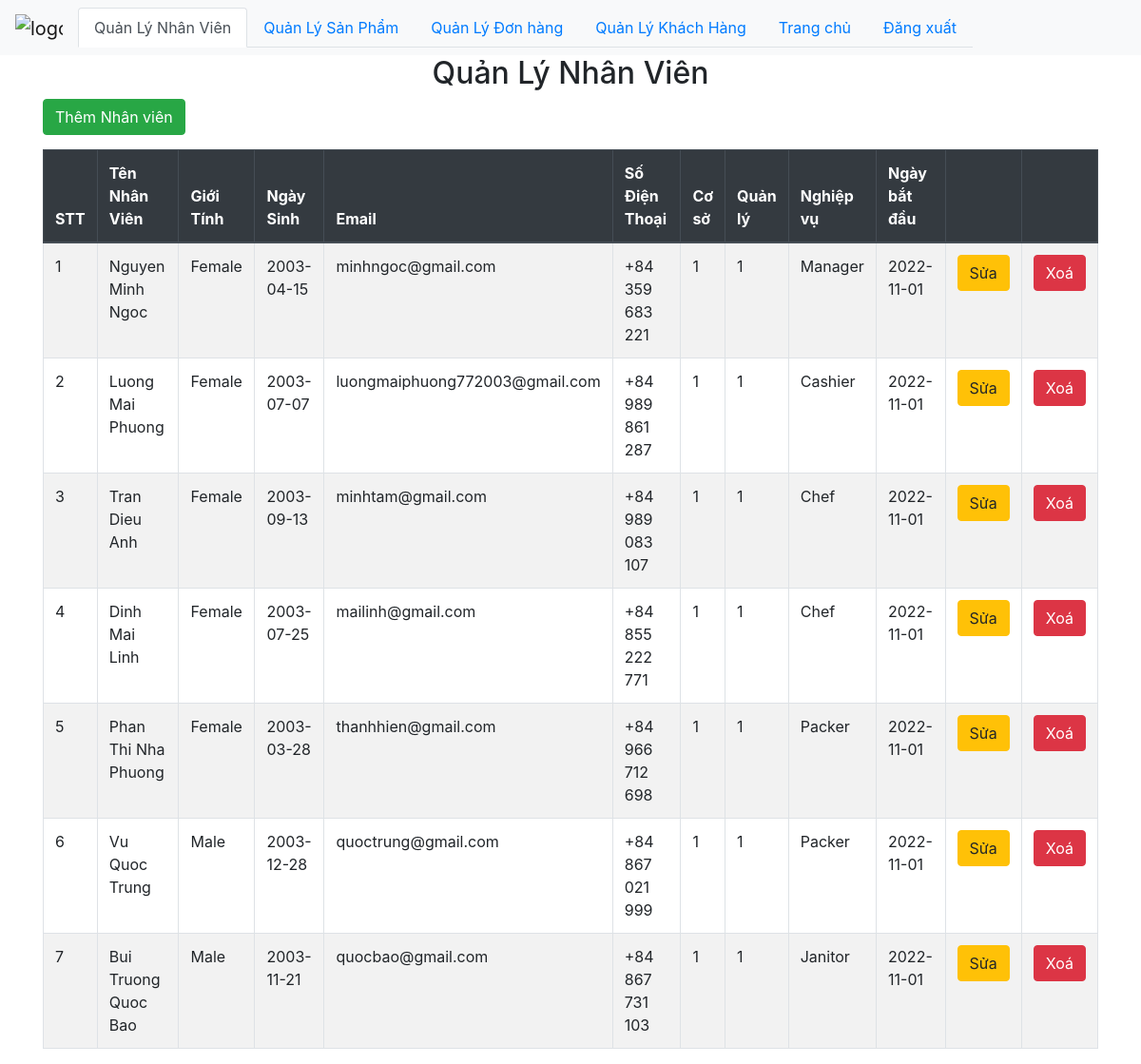
The app's page /Food_Store/admin/employee/index.php with its own data.
### tables this page shows
CREATE TABLE `employees` (
  `employeeNumber` int(11) NOT NULL,
  `employeeName` varchar(50) NOT NULL,
  `gender` varchar(10) NOT NULL,
  `birthday` date NOT NULL,
  `email` varchar(100) NOT NULL,
  `phone` varchar(50) NOT NULL,
  `storeId` int(4) NOT NULL,
  `managerId` int(11) NOT NULL,
  `jobTitle` varchar(50) NOT NULL,
  `start_date` date NOT NULL
);

### Food_Store/db/dbhelper.php (called while the page is built, shortened)
<?php
function executeResult($sql) {
	$con = mysqli_connect(HOST, USERNAME, PASSWORD, DATABASE);
	$result = mysqli_query($con, $sql);
	$data   = [];
	while ($row = mysqli_fetch_array($result, 1)) {
		$data[] = $row;
	}
	return $data;
}

### Food_Store/admin/employee/index.php (the view, shortened to what this page needs)
<?php
require_once ('../../db/dbhelper.php');
?>
<!DOCTYPE html>
<html>
<head>
	<link rel="stylesheet" href="https://maxcdn.bootstrapcdn.com/bootstrap/4.4.1/css/bootstrap.min.css">
</head>
<body>
	<nav class="navbar navbar-expand-sm bg-light navbar-light">
		<a class="navbar-brand" href="#">
			<img src="../../food_store_web/img/Logo.png" alt="logo" style="max-width:50px;">
		</a>
		<ul class="nav nav-tabs">
			<li class="nav-item">
				<a class="nav-link active" href="#">Quản Lý Nhân Viên</a>
			</li>
			<li class="nav-item">
				<a class="nav-link" href="../product">Quản Lý Sản Phẩm</a>
			</li>
			<li class="nav-item">
				<a class="nav-link" href="../order">Quản Lý Đơn hàng</a>
			</li>
			<li class="nav-item">
				<a class="nav-link" href="../customer">Quản Lý Khách Hàng</a>
			</li>
			<li class="nav-item">
				<a class="nav-link" href="../admin.php">Trang chủ</a>
			</li>
			<li class="nav-item">
				<a class="nav-link" href="../../food_store_web/build/user.php">Đăng xuất</a>
			</li>
		</ul>
	</nav>
	<div class="container">
		<div class="panel panel-primary">
			<div class="panel-heading">
				<h2 class="text-center">Quản Lý Nhân Viên</h2>
			</div>
			<div class="panel-body">
				<a href="add.php">
					<button class="btn btn-success" style="margin-bottom: 15px;">Thêm Nhân viên</button>
				</a>
				<table class="table table-bordered table-striped table-hover">
					<thead class="thead-dark">
						<tr>
							<th width="30px">STT</th>
							<th width="150px">Tên Nhân Viên</th>
							<th width="100px">Giới Tính</th>
							<th width="100px">Ngày Sinh</th>
							<th width="150px">Email</th>
							<th width="150px">Số Điện Thoại</th>
							<th width="50px">Cơ sở</th>
							<th width="50px">Quản lý</th>
							<th width="100px">Nghiệp vụ</th>
							<th width="100px">Ngày bắt đầu</th>
							<th width="40px"></th>
							<th width="40px"></th>
						</tr>
					</thead>
					<tbody>
						<?php
						$sql          = 'select * from employees';
						$employeeList = executeResult($sql);
						$index = 1;
						foreach ($employeeList as $item) {
							echo '<tr>
										<td>'.($index++).'</td>
										<td>'.$item['employeeName'].'</td>
										<td>'.$item['gender'].'</td>
										<td>'.$item['birthday'].'</td>
										<td>'.$item['email'].'</td>
										<td>'.$item['phone'].'</td>
										<td>'.$item['storeId'].'</td>
										<td>'.$item['managerId'].'</td>
										<td>'.$item['jobTitle'].'</td>
										<td>'.$item['start_date'].'</td>
										<td>
											<a href="add.php?employeeNumber='.$item['employeeNumber'].'"><button class="btn btn-warning">Sửa</button></a>
										</td>
										<td>
											<button class="btn btn-danger" onclick="deleteCategory('.$item['employeeNumber'].')">Xoá</button>
										</td>
									</tr>';
						}
						?>
					</tbody>
				</table>
			</div>
		</div>
	</div>
</body>
</html>

### records on screen
employees: employeeName "Nguyen Minh Ngoc", gender "Female", birthday "2003-04-15", email "minhngoc@gmail.com", phone "+84 359 683 221", storeId "1", managerId "1", jobTitle "Manager", start_date "2022-11-01"
employees: employeeName "Luong Mai Phuong", gender "Female", birthday "2003-07-07", email "luongmaiphuong772003@gmail.com", phone "+84 989 861 287", storeId "1", managerId "1", jobTitle "Cashier", start_date "2022-11-01"
employees: employeeName "Tran Dieu Anh", gender "Female", birthday "2003-09-13", email "minhtam@gmail.com", phone "+84 989 083 107", storeId "1", managerId "1", jobTitle "Chef", start_date "2022-11-01"
employees: employeeName "Dinh Mai Linh", gender "Female", birthday "2003-07-25", email "mailinh@gmail.com", phone "+84 855 222 771", storeId "1", managerId "1", jobTitle "Chef", start_date "2022-11-01"
employees: employeeName "Phan Thi Nha Phuong", gender "Female", birthday "2003-03-28", email "thanhhien@gmail.com", phone "+84 966 712 698", storeId "1", managerId "1", jobTitle "Packer", start_date "2022-11-01"
employees: employeeName "Vu Quoc Trung", gender "Male", birthday "2003-12-28", email "quoctrung@gmail.com", phone "+84 867 021 999", storeId "1", managerId "1", jobTitle "Packer", start_date "2022-11-01"
employees: employeeName "Bui Truong Quoc Bao", gender "Male", birthday "2003-11-21", email "quocbao@gmail.com", phone "+84 867 731 103", storeId "1", managerId "1", jobTitle "Janitor", start_date "2022-11-01"
